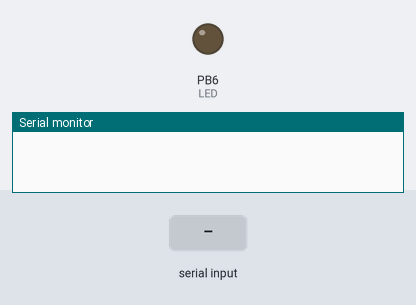
This program was run on a simulated ATmega128, built with avr-gcc and emulated at 11.0592 MHz. Parts: output pins drawn as LEDs (lit = HIGH), the last lines printed to the serial monitor. The test bench sets the inputs (shaded band).

Above: at 1.2 s.
1.3 s: "1\n" received over Serial
2.8 s: byte 209 (DEBUG_COMMAND_LED_ON) received over Serial
At 3.3 s:
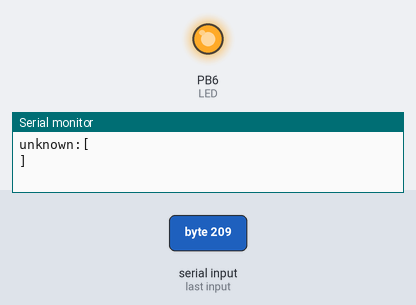
4.3 s: byte 1 (COMMAND_READ_VOLTAGE) received over Serial
5.8 s: "0\n" received over Serial
Timing chart, 0 to 8.3 s (numbered marks = the images above; inputs shaded):
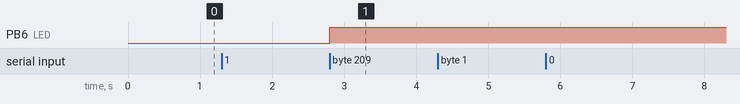

The program:

main.cpp
```cpp
#ifndef __AVR_ATmega128A__
    #define __AVR_ATmega128A__
#endif

#define F_CPU 11059200UL

#define BAUD 9600
#define HC05_UBRR ((F_CPU/16/BAUD)-1)

#define TX_BUFFER_SIZE 32
#define COMMAND_PARAM_BUFFER_SIZE 2

#define COMMAND_READ_VOLTAGE 0x01

#define DEBUG_COMMAND_LED_ON 0xD1
#define DEBUG_COMMAND_LED_OFF 0xD0

#include <avr/io.h>
#include <avr/interrupt.h>

#include <util/delay.h>

struct TXBuffer {
    volatile uint8_t buffer[TX_BUFFER_SIZE];
    volatile uint8_t posRead;
    volatile uint8_t posWrite;
    volatile bool isReady; // true if the buffer is ready to transmit

    TXBuffer():posRead(0),posWrite(0),isReady(false){}
} tx0Buffer;

volatile uint8_t command = 0;
volatile uint8_t commandParam[COMMAND_PARAM_BUFFER_SIZE];
volatile uint8_t commandParamWPos = 0; // Write position for command parameter

void debugLedON();
void debugLedOFF();

void handleCommands();
void handleReadVoltageCommand();
void handleUnknownCommand();

void append2TxBuffer(uint8_t);
void append2TxBufferAsStr(uint16_t);
void transmitFromTxBuffer();


/**
 * Init USART0 To cummunicate with the HC-05 bluetooth module (Page 247)
 */
void setupUSART0() {
    // Set BAUD rate (Page 254)
    UBRR0H = (HC05_UBRR>>8);
    UBRR0L = HC05_UBRR;

    // Set TXD0 as output
    // TODO: Find out if we can remove this
    DDRE |= (1<<DDE1);

    // Enable receiver, transmitter and interrupts
    // RXCIE | RX Complete Interrupt Enable
    // TXCIE | TX Complete Interrupt Enable
    // RXEN  | Receiver Enable
    // TXEN  | Transmitter Enable
    UCSR0B |= (1<<RXCIE0)|(1<<TXCIE0)|(1<<RXEN0)|(1<<TXEN0);

    // Set frame format
    // UCSZ[2:0] - 0b011 | 8-bit Character Size
    UCSR0C |= (1<<UCSZ01)|(1<<UCSZ00);
}

void setup() {
    cli();

    setupUSART0();

    DDRB |= (1 << DDB6);  // LED on / off for debugging

    sei();
}

int main(void) {
    setup();

    while(1) {
        handleCommands();

        // UART0 | Start / Init transmit data if available
        if (UCSR0A & (1<<UDRE0)) { // If buffer is empty
            if (tx0Buffer.isReady) {
                tx0Buffer.isReady = false;
                transmitFromTxBuffer();
            }
        }

        // Reset tx buffer if transmission is completed
        if (tx0Buffer.posRead != 0 && tx0Buffer.posRead >= tx0Buffer.posWrite) {
            tx0Buffer.posRead = 0;
            tx0Buffer.posWrite = 0;
        }

        // for (uint8_t i=0; i<3; i++) {
        //     _delay_ms(100);
        //     PORTB |= (1 << PB6);
        //     _delay_ms(100);
        //     PORTB &= ~(1 << PB6);
        // }

        // _delay_ms(2000);
    }

    return 0;
}

/**
 * Handle commands incoming via UART if available
 */
void handleCommands() {
    switch(command) {
        case 0x00:
            // Skip if no command is available
        break;

        case COMMAND_READ_VOLTAGE:
            handleReadVoltageCommand();
        break;

        case DEBUG_COMMAND_LED_ON:
            debugLedON();
        break;

        case DEBUG_COMMAND_LED_OFF:
            debugLedOFF();
        break;

        default:
            handleUnknownCommand();
    }

    // Reset command
    command = 0;
    commandParamWPos = 0;
}

/**
 *
 */
void handleReadVoltageCommand() {
    append2TxBuffer('r');
    append2TxBuffer('e');
    append2TxBuffer('a');
    append2TxBuffer('d');
    append2TxBuffer(' ');
    append2TxBuffer('V');
    append2TxBuffer('.');
    append2TxBuffer(':');
    append2TxBuffer('\n');
    tx0Buffer.isReady = true; // Ready to print out
}

/**
 * LED ON / OFF for Debugging
 */
void debugLedON() {PORTB |= (1 << PB6);}
void debugLedOFF() {PORTB &= ~(1 << PB6);}

/**
 *
 */
void handleUnknownCommand() {
    append2TxBuffer('u');
    append2TxBuffer('n');
    append2TxBuffer('k');
    append2TxBuffer('n');
    append2TxBuffer('o');
    append2TxBuffer('w');
    append2TxBuffer('n');
    append2TxBuffer(':');
    append2TxBuffer('[');
    append2TxBuffer(command);
    append2TxBuffer(']');
    append2TxBuffer('\n');
    tx0Buffer.isReady = true; // Ready to print out
}

void append2TxBuffer(uint8_t data) {
    // If tx buffer is full, data will be ignored
    if (tx0Buffer.posWrite >= TX_BUFFER_SIZE) {
        return;
    }

    tx0Buffer.buffer[tx0Buffer.posWrite++] = data;
}

/**
 * Manual converter from uint16_t to char array and add this to the tx buffer.
 */
void append2TxBufferAsStr(uint16_t number) {
    uint16_t devider = 10000;

    // find the right size of the devider
    while ((number / devider) == 0 && devider >=  10) {
        devider /= 10;
    }

    uint16_t tempNumber = number;
    uint8_t numberPos = 0;
    for (; devider > 0; devider /= 10) {
        numberPos = tempNumber / devider;
        append2TxBuffer('0'+numberPos);
        tempNumber -= numberPos * devider;
    }
}

/**
 * UART
 * Transmitting the next available byte via UART
 */
void transmitFromTxBuffer() {
    // If tx read pos is at the end of the buffer, nothing there to transmit
    if (tx0Buffer.posRead >= TX_BUFFER_SIZE) {
        return;
    }

    // Transmit if we have still data in buffer
    if (tx0Buffer.posRead < tx0Buffer.posWrite) {
        UDR0 = tx0Buffer.buffer[tx0Buffer.posRead++];
    }
}

/**
 * USART0, Rx Complete
 */
ISR(USART0_RX_vect) {
    if (command == 0) {
        command = UDR0;
    }

    // Read command parameter
    else {
        // Read command parameter only if buffer has free space, ignore otherwise
        if (commandParamWPos < COMMAND_PARAM_BUFFER_SIZE) {
            commandParam[commandParamWPos++] = UDR0;
        }
    }
}

/**
 * USART0, Tx Complete
 */
ISR(USART0_TX_vect) {
    transmitFromTxBuffer();
}
```

Measured:
- after the input at 2.8 s, PB6 (LED): LOW → HIGH at once
